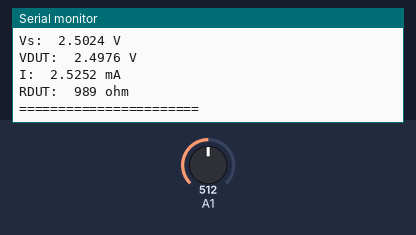
Simulated run of this sketch. Board: Arduino Uno, built with avr-gcc and run on an emulated ATmega328P. Shown: the last lines printed to the serial monitor. Inputs (shaded band) come from the test bench; at power-on: A1 = 512.

Above: at 1.8 s.
1.9 s: A1 set to 0
At 2.9 s:
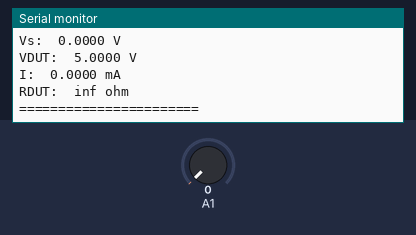
4.6 s: A1 set to 122
At 6.0 s:
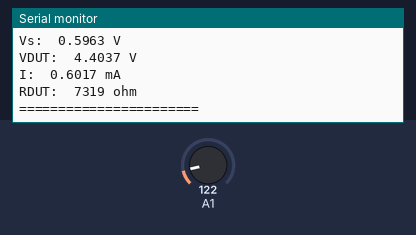
Timing chart, 0 to 7.6 s (numbered marks = the images above; inputs shaded):
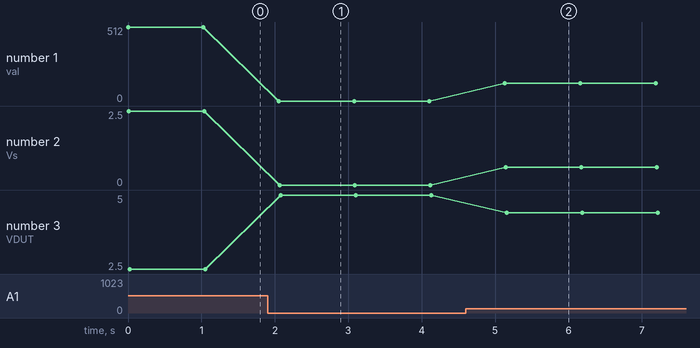

The sketch:

dmm.ino
```cpp
float Rs = 991;
float A1val;
double VDUT, Vs, I, RDUT;

void setup() {
  Serial.begin(9600);
}

void loop() {
  A1val = analogRead(A1);
  Vs = (5.0/1023)*A1val;
  VDUT = 5-Vs;
  I = Vs/Rs;
  RDUT = VDUT/I;

  Serial.print("A1val:\t");
  Serial.print(A1val,0);
  Serial.print("\n");

  Serial.print("Vs:\t");
  Serial.print(Vs,4);
  Serial.print(" V\n");

  Serial.print("VDUT:\t");
  Serial.print(VDUT,4);
  Serial.print(" V\n");

  Serial.print("I:\t");
  Serial.print(I*1000,4);
  Serial.print(" mA\n");

  Serial.print("RDUT:\t");
  Serial.print(RDUT,0);
  Serial.print(" ohm\n");
  Serial.println("=======================");
  delay(1000);
}
```

Measured:
- after the input at 1.9 s, the serial monitor: prints a new line after 0.16 s (image 1)
- after the input at 4.6 s, the serial monitor: prints a new line after 0.53 s (image 2)
- plotted number 1: 512 → 0 after the input at 1.9 s, 0 → 122 after the input at 4.6 s
- plotted number 2: 2.5 → 0 after the input at 1.9 s, 0 → 0.6 after the input at 4.6 s
- plotted number 3: 2.5 → 5 after the input at 1.9 s, 5 → 4.4 after the input at 4.6 s
